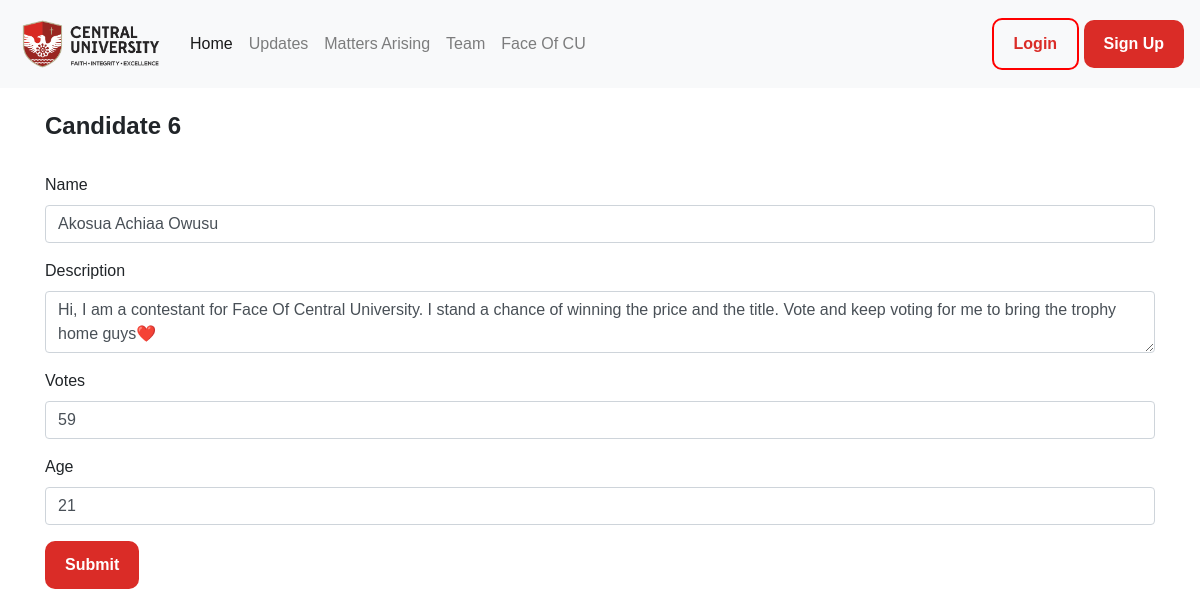
Before: /editCandidate/6 with the older database file.
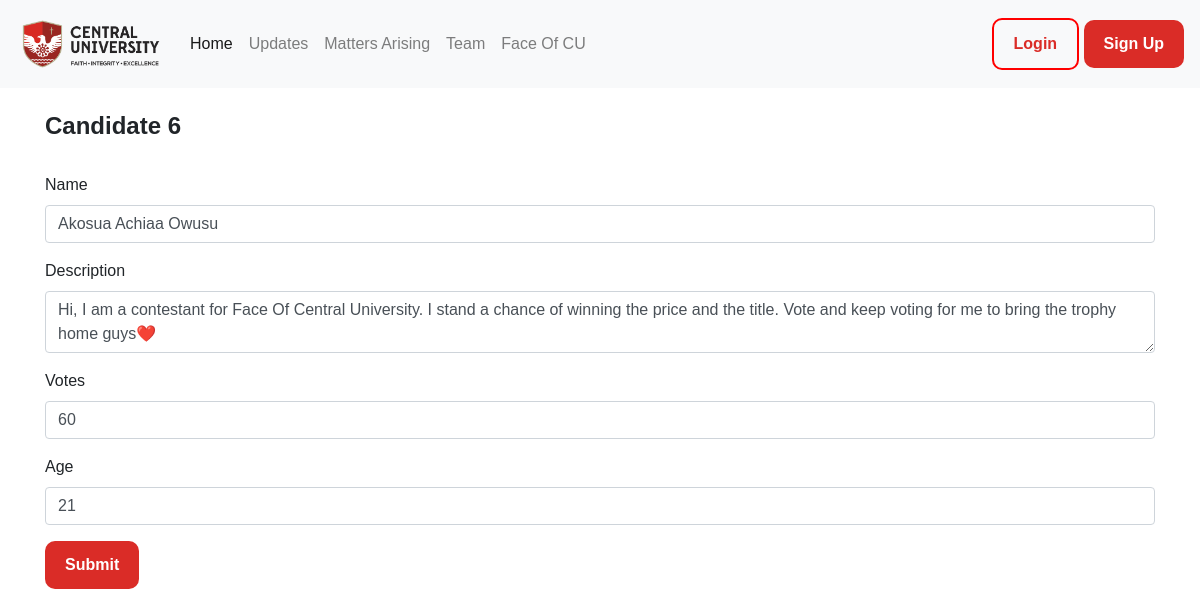
After: the same page with the newer database file.
### app.py (models this page shows, shortened)
class Candidates(db.Model):
    tablename = ['Posts']
    id = db.Column(db.Integer, primary_key=True)
    name = db.Column(db.String, nullable=False)
    description = db.Column(db.String)
    age = db.Column(db.String)
    votes = db.Column(db.Integer, default = 0)
    image_file = db.Column(db.String(200), default='default.png')

### app.py (the view, shortened to what this page needs)
@app.route("/editCandidate/<int:candidate_id>", methods=['GET','POST'])
def editCandidate(candidate_id):
    form = AddContestant()
    candidate = Candidates.query.get_or_404(candidate_id)
    print(candidate_id)
    if request.method == 'GET':
        form.name.data = candidate.name
        form.description.data = candidate.description
        form.age.data = candidate.age
        form.votes.data = candidate.votes
    return render_template('editcandidate.html', form=form, candidate=candidate, post=post)

### forms.py
class AddContestant(FlaskForm):
    name = StringField('Name', validators=[DataRequired()])
    age = StringField('Age', validators=[DataRequired()])
    description = StringField('Description', widget=TextArea(), validators=[DataRequired()])
    picture = StringField('Add a picture')
    votes = IntegerField('Votes')
    submit = SubmitField()

### templates/editcandidate.html (shortened to what this page needs)
{% extends "layout.html" %}
{% block body %}
<div class="container">
<br>
<h4><b>Candidate {{candidate.id}}</b></h4>
<br>
<form action="" method="post" >
    <div class="form-group">
        {{ form.name.label }}
        {{ form.name (class="form-control") }}
    </div>
    <div class="form-group">
        {{ form.description.label }}
        {{ form.description (class="form-control") }}
    </div>
    <div class="form-group">
        {{ form.votes.label }}
        {{ form.votes (class="form-control") }}
    </div>
    <div class="form-group" style="display: 'none';">
        {{ form.age.label }}
        {{ form.age (class="form-control") }}
    </div>
    <div style="text-align: left;" class="form-group">
        {{form.submit (class="button")}}
    </div>
</form>
</div>
{% endblock %}

### templates/layout.html (shortened to what this page needs)
<!doctype html>
<html lang="en">
  <head>
    <link rel="stylesheet" href="https://maxcdn.bootstrapcdn.com/bootstrap/4.0.0/css/bootstrap.min.css">
    <link rel="stylesheet" href="https://unpkg.com/aos@next/dist/aos.css" />
    <link rel="stylesheet" href="{{url_for("static", filename="css/style.css")}}">
  </head>
  <body>
    <nav class="navbar navbar-expand-lg navbar-light bg-light">
        <a class="navbar-brand" href="{{url_for("home")}}">
            <img src="{{url_for("static", filename="img/logo.png")}}" width="150" alt="">
          </a>
        <div class="collapse navbar-collapse ml-auto" id="navbarText">
          <ul class="navbar-nav mr-auto">
            <li class="nav-item active">
              <a class="nav-link" href="/#home">Home <span class="sr-only">(current)</span></a>
            </li>
            <li class="nav-item">
              <a class="nav-link" href="/#new">Updates</a>
            </li>
            <li class="nav-item">
              <a class="nav-link" href="/#matters">Matters Arising</a>
            </li>
            <li class="nav-item">
                <a class="nav-link" href="/#team">Team</a>
              </li>
            <li class="nav-item">
                <a class="nav-link" href="{{url_for('faceofcu')}}">Face Of CU</a>
              </li>
          </ul>
          <span class="navbar-text">
              <button class="button-outline">Login</button>
            <button class="button">Sign Up</button>
          </span>
        </div>
      </nav>
   {% block body %}
    {% endblock %}
  </body>
</html>

### static/css/style.css (style rules this page uses)
html { scroll-behavior: smooth }
body { font-family: 'Plus Jakarta Display', sans-serif; }
a { text-decoration: none; color: inherit; }
.button { background-color: #DA2C27; padding: 12px 20px; font-weight: 300; border: none; border-radius: 10px; color: white; font-weight: bold; }
.button-outline { color: #DA2C27; padding: 12px 20px; font-weight: 300; border: 2px solid red; border-radius: 10px; font-weight: bold; background-color: transparent; }

Changed rows visible on the page:
changed Candidates "Akosua Achiaa Owusu": votes "59" → "60"
